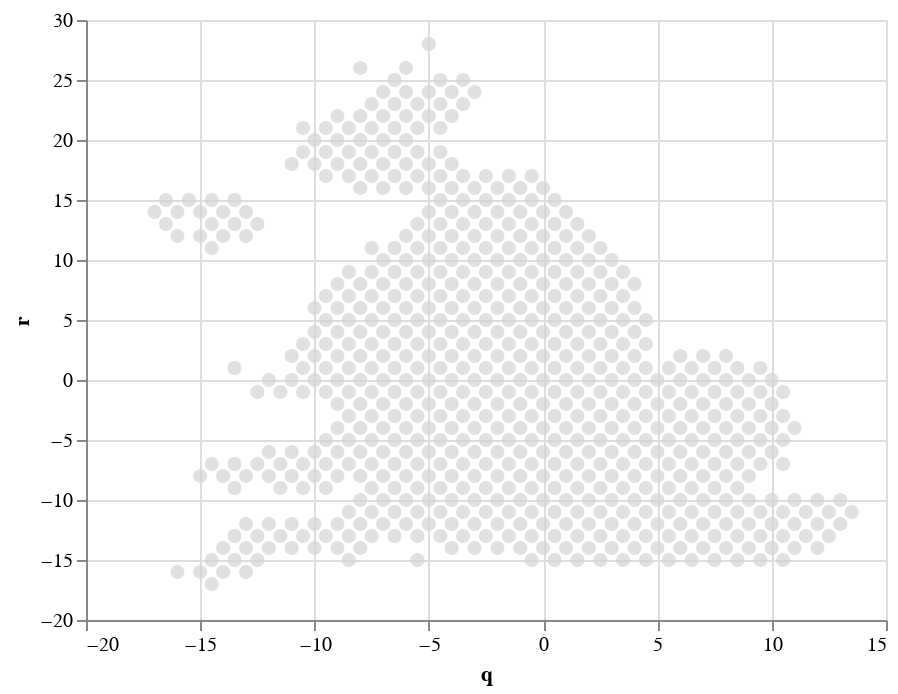

The cell this chart's notebook holds for it:
### Markdown cell above
>Create a basic map

### Code cell
# Create a chart object to contain the input data
# Specify circle as marker
# Encode the features of mark with how they will be represented by
alt.Chart(hex_whole).mark_circle().encode(
        x = "q", # x value comes from q
        y = "r", # y vaule comes from r
        color = alt.value("lightgray"), # Set the color of marker
        size = alt.value(50),) # Set the size of marker to a constant value

### Figure 1 — Vega-Lite specification as saved in the notebook (floating-point values rounded to 4 significant figures; data arrays with more than 128 entries replaced by an {"elided": "..."} marker saying what was removed)
{"config": {"view": {"continuousWidth": 400, "continuousHeight": 300}}, "data": {"name": "data-701acef6306c0a97495d3feac02f361e"}, "mark": "circle", "encoding": {"color": {"value": "lightgray"}, "size": {"value": 50}, "x": {"type": "quantitative", "field": "q"}, "y": {"type": "quantitative", "field": "r"}}, "$schema": "https://vega.github.io/schema/vega-lite/v4.8.1.json", "datasets": {"data-701acef6306c0a97495d3feac02f361e": {"elided": "650 records"}}}
